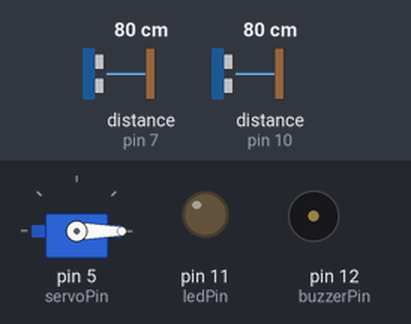
Bench run of a sketch on a simulated Arduino Uno, built with avr-gcc and run on an emulated ATmega328P. Shown: servo, output pins drawn as LEDs (lit = HIGH), buzzer (waves = sounding). Wiring (inferred from the names in the program): 2 × ultrasonic range finder: trigger pin 6, echo pin 7 / trigger pin 9, echo pin 10. The inputs (shaded band) are chosen by the test bench; at power-on: distance to the obstacle (sensors on pin 7, pin 10) 80 cm. The echo pulse lasts 58.3 µs per cm; pins used as bus, display or sensor lines are not drawn.

Above: at 1.2 s.
1.3 s: distance to the obstacle (sensor on pin 7) set to 24 cm
2.8 s: distance to the obstacle (sensor on pin 7) set to 19 cm
At 3.5 s:
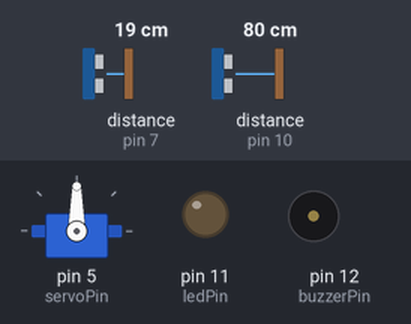
4.3 s: distance to the obstacle (sensor on pin 10) set to 11 cm
7.1 s: distance to the obstacle (sensor on pin 10) set to 8 cm
At 9.6 s:
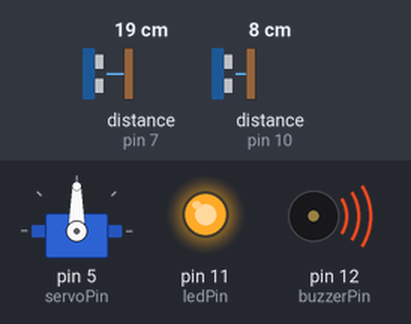
10.1 s: distance to the obstacle (sensor on pin 7) set to 35 cm
At 12.9 s:
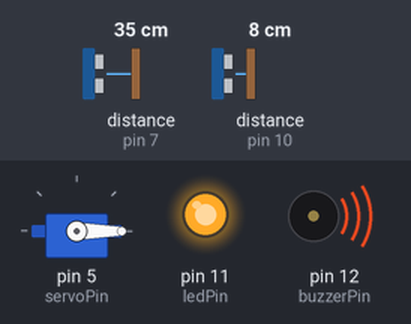
13.1 s: distance to the obstacle (sensor on pin 7) set to 2 cm
At 14.1 s:
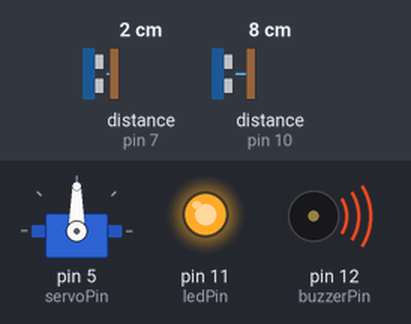
Timing chart, 0 to 15.6 s (numbered marks = the images above; inputs shaded):
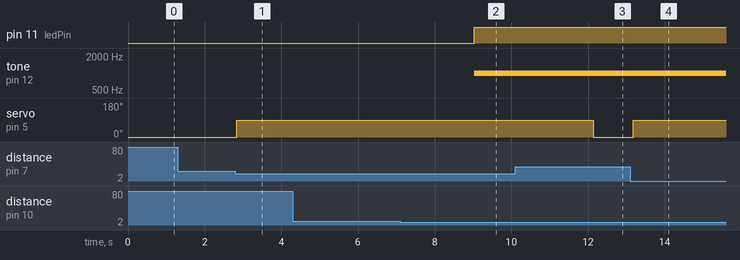

Measured:
- the behaviour switches between 22 and 21 cm on distance to the obstacle (sensor on pin 7) (found by bisection; images 0 and 1)
- the behaviour switches between 10 and 9 cm on distance to the obstacle (sensor on pin 10) (found by bisection; images 1 and 2)
- after the input at 1.3 s, every drawn part: stays the same
- after the input at 2.8 s, servo on pin 5 (servoPin): 0° → 90° at once
- after the input at 4.3 s, every drawn part: stays the same
- after the input at 7.1 s, pin 11 (ledPin): LOW → HIGH after 1.9 s; tone on pin 12 (buzzerPin): silent → 1000 Hz after 1.9 s
- after the input at 10.1 s, servo on pin 5 (servoPin): 90° → 0° after 2.0 s
- after the input at 13.1 s, servo on pin 5 (servoPin): 0° → 90° after 0.07 s

The sketch:

Smart_Dustbin.ino
```cpp
#include <Servo.h>

Servo lidServo; // Create Servo object to control the dustbin lid

// =========================================================================
// PIN CONFIGURATION (Verified Hardware Mapping)
// =========================================================================
const int servoPin  = 5;  // PWM Pin D5  -> SG90 Servo Motor Signal (Orange)
const int trigPin1  = 6;  // Pin D6      -> Outer HC-SR04 Trig (Hand Detection)
const int echoPin1  = 7;  // Pin D7      -> Outer HC-SR04 Echo (Hand Detection)

const int trigPin2  = 9;  // Pin D9      -> Inner HC-SR04 Trig (Bin Fill Level)
const int echoPin2  = 10; // Pin D10     -> Inner HC-SR04 Echo (Bin Fill Level)
const int ledPin    = 11; // Pin D11     -> Red LED Anode (via 330 Ohm Resistor)
const int buzzerPin = 12; // Pin D12     -> Active Buzzer Positive (Yellow)

// =========================================================================
// CALIBRATION THRESHOLDS (in centimeters)
// =========================================================================
const int handDistanceLimit = 20; // Open lid if hand is within 20 cm
const int binFullLimit      = 8;  // Trigger Full Alert if waste is within 8 cm of lid

void setup() {
  // Configure Ultrasonic Sensor I/O pins
  pinMode(trigPin1, OUTPUT);
  pinMode(echoPin1, INPUT);
  pinMode(trigPin2, OUTPUT);
  pinMode(echoPin2, INPUT);

  // Configure Visual & Acoustic Indicator pins
  pinMode(ledPin, OUTPUT);
  pinMode(buzzerPin, OUTPUT);

  // Attach Servo Motor and initialize to Closed position (0 degrees)
  lidServo.attach(servoPin);
  lidServo.write(0);
}

// Helper function to measure distance in cm using Time-of-Flight (ToF)
long getDistance(int trig, int echo) {
  digitalWrite(trig, LOW);
  delayMicroseconds(2);
  digitalWrite(trig, HIGH);   // Send 10us ultrasonic trigger pulse
  delayMicroseconds(10);
  digitalWrite(trig, LOW);

  // Measure echo return duration with a 30ms timeout
  long duration = pulseIn(echo, HIGH, 30000);
  if (duration == 0) return 999; // Return 999 cm if out of range
  return duration * 0.034 / 2;   // Convert duration to centimeters
}

void loop() {
  long binLevel = getDistance(trigPin2, echoPin2); // Measure internal waste level
  long handDist = getDistance(trigPin1, echoPin1); // Measure external hand proximity

  // 1. BIN FULL MONITORING: Turn ON Red LED & Buzzer when waste <= 8 cm
  if (binLevel <= binFullLimit && binLevel > 0) {
    digitalWrite(ledPin, HIGH); // Illuminate Red LED warning light
    tone(buzzerPin, 1000);      // Emit 1000 Hz audio alert
  } else {
    digitalWrite(ledPin, LOW);  // Turn OFF Red LED
    noTone(buzzerPin);          // Mute Buzzer
  }

  // 2. TOUCHLESS LID ACTUATION: Open lid when hand <= 20 cm (even when full)
  if (handDist <= handDistanceLimit && handDist > 0) {
    lidServo.write(90);         // Rotate servo to 90 degrees (Lid Open)
    delay(3000);                // Keep lid open for 3 seconds
  } else {
    lidServo.write(0);          // Return servo to 0 degrees (Lid Closed)
  }

  delay(100); // Short stability delay before next cycle
}
```
